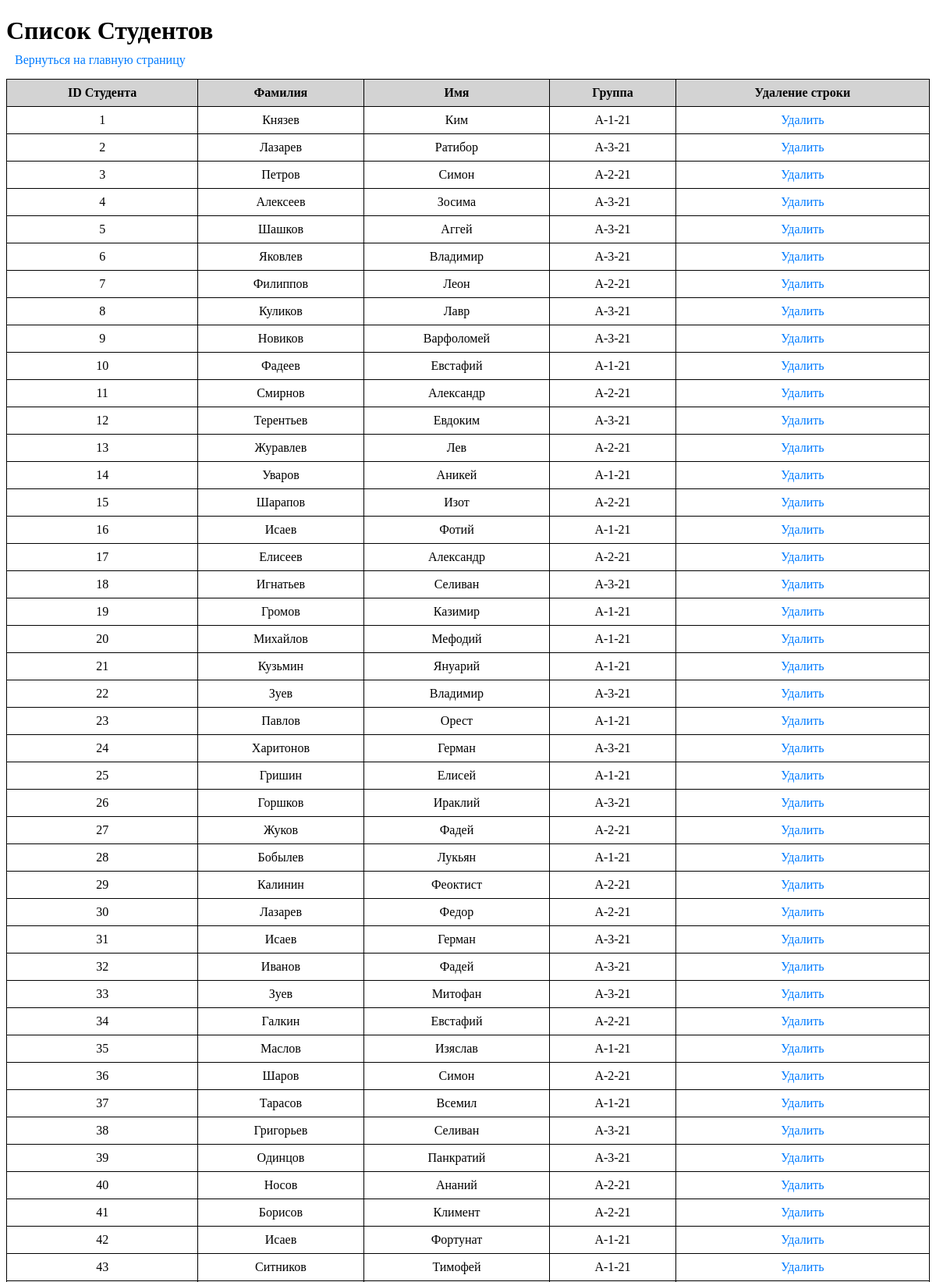
/students (upper part), run on the app's committed database.
### models.py (models this page shows)
class Student(Base):
    __tablename__ = 'students'
    student_id = Column(Integer, primary_key=True)
    firstname = Column(String, nullable=False)
    lastname = Column(String, nullable=False)
    patronymic = Column(String, nullable=False)
    group_student = Column(String, nullable=False)
    grades = relationship("StudentSubjectGrade", back_populates="student")
    interests = relationship("StudentThemeInterest", back_populates="student")
    distributions = relationship("Distribution", back_populates="student")

### app.py (the view)
@app.route("/students")
def display_students():
    students = student_repository.get_all(Student)
    return render_template('student_data.html', students=students)

### repositories.py (called while the page is built)
    def get_all(self, model):
        with self.Session() as session:
            return session.query(model).all()

### templates/student_data.html (shortened to what this page needs)
<!DOCTYPE html>
<html lang="en">
<head>
</head>
<body>
    <h1>Список Студентов</h1>
    <a href="{{url_for('index')}}">Вернуться на главную страницу</a>
    <table>
        <tr>
            <th>ID Студента</th>
            <th>Фамилия</th>
            <th>Имя</th>
            <th>Группа</th>
            <th>Удаление строки</th>
        </tr>
        {%for student in students%}
        <tr>
            <td>{{student.student_id}}</td>
            <td>{{student.lastname}}</td>
            <td>{{student.firstname}}</td>
            <td>{{student.group_student}}</td>
            <td>
                <a href=" ">Удалить</a>
            </td>
        </tr>
        {%endfor%}
    </table>
</body>
</html>

### templates/student_data.html (style rules this page uses)
table { width: 100%; border-collapse: collapse; margin-top:15px; }
td,th { border: 1px solid ; padding: 8px; text-align: center; }
th { background-color: lightgray; font-size: 16px; font-weight: bold; }
a { font-size: 16px; padding: 5px 10px; text-decoration: none; color: #007bff; border: 1px solid transparent; border-radius: 5px; transition: background-color 0.3s; }
h1 { margin-bottom: 10px; }

### data on the page
Student: student_id "1", lastname "Князев", firstname "Ким", group_student "A-1-21"
Student: student_id "2", lastname "Лазарев", firstname "Ратибор", group_student "A-3-21"
Student: student_id "3", lastname "Петров", firstname "Симон", group_student "A-2-21"
Student: student_id "4", lastname "Алексеев", firstname "Зосима", group_student "A-3-21"
Student: student_id "5", lastname "Шашков", firstname "Аггей", group_student "A-3-21"
Student: student_id "6", lastname "Яковлев", firstname "Владимир", group_student "A-3-21"
Student: student_id "7", lastname "Филиппов", firstname "Леон", group_student "A-2-21"
Student: student_id "8", lastname "Куликов", firstname "Лавр", group_student "A-3-21"
Student: student_id "9", lastname "Новиков", firstname "Варфоломей", group_student "A-3-21"
Student: student_id "10", lastname "Фадеев", firstname "Евстафий", group_student "A-1-21"
Student: student_id "11", lastname "Смирнов", firstname "Александр", group_student "A-2-21"
Student: student_id "12", lastname "Терентьев", firstname "Евдоким", group_student "A-3-21"
Student: student_id "13", lastname "Журавлев", firstname "Лев", group_student "A-2-21"
Student: student_id "14", lastname "Уваров", firstname "Аникей", group_student "A-1-21"
Student: student_id "15", lastname "Шарапов", firstname "Изот", group_student "A-2-21"
Student: student_id "16", lastname "Исаев", firstname "Фотий", group_student "A-1-21"
Student: student_id "17", lastname "Елисеев", firstname "Александр", group_student "A-2-21"
Student: student_id "18", lastname "Игнатьев", firstname "Селиван", group_student "A-3-21"
Student: student_id "19", lastname "Громов", firstname "Казимир", group_student "A-1-21"
Student: student_id "20", lastname "Михайлов", firstname "Мефодий", group_student "A-1-21"
Student: student_id "21", lastname "Кузьмин", firstname "Януарий", group_student "A-1-21"
Student: student_id "22", lastname "Зуев", firstname "Владимир", group_student "A-3-21"
Student: student_id "23", lastname "Павлов", firstname "Орест", group_student "A-1-21"
Student: student_id "24", lastname "Харитонов", firstname "Герман", group_student "A-3-21"
Student: student_id "25", lastname "Гришин", firstname "Елисей", group_student "A-1-21"
Student: student_id "26", lastname "Горшков", firstname "Ираклий", group_student "A-3-21"
Student: student_id "27", lastname "Жуков", firstname "Фадей", group_student "A-2-21"
Student: student_id "28", lastname "Бобылев", firstname "Лукьян", group_student "A-1-21"
Student: student_id "29", lastname "Калинин", firstname "Феоктист", group_student "A-2-21"
Student: student_id "30", lastname "Лазарев", firstname "Федор", group_student "A-2-21"
Student: student_id "31", lastname "Исаев", firstname "Герман", group_student "A-3-21"
Student: student_id "32", lastname "Иванов", firstname "Фадей", group_student "A-3-21"
Student: student_id "33", lastname "Зуев", firstname "Митофан", group_student "A-3-21"
Student: student_id "34", lastname "Галкин", firstname "Евстафий", group_student "A-2-21"
Student: student_id "35", lastname "Маслов", firstname "Изяслав", group_student "A-1-21"
Student: student_id "36", lastname "Шаров", firstname "Симон", group_student "A-2-21"
Student: student_id "37", lastname "Тарасов", firstname "Всемил", group_student "A-1-21"
Student: student_id "38", lastname "Григорьев", firstname "Селиван", group_student "A-3-21"
Student: student_id "39", lastname "Одинцов", firstname "Панкратий", group_student "A-3-21"
Student: student_id "40", lastname "Носов", firstname "Ананий", group_student "A-2-21"
Student: student_id "41", lastname "Борисов", firstname "Климент", group_student "A-2-21"
Student: student_id "42", lastname "Исаев", firstname "Фортунат", group_student "A-1-21"
Student: student_id "43", lastname "Ситников", firstname "Тимофей", group_student "A-1-21"
